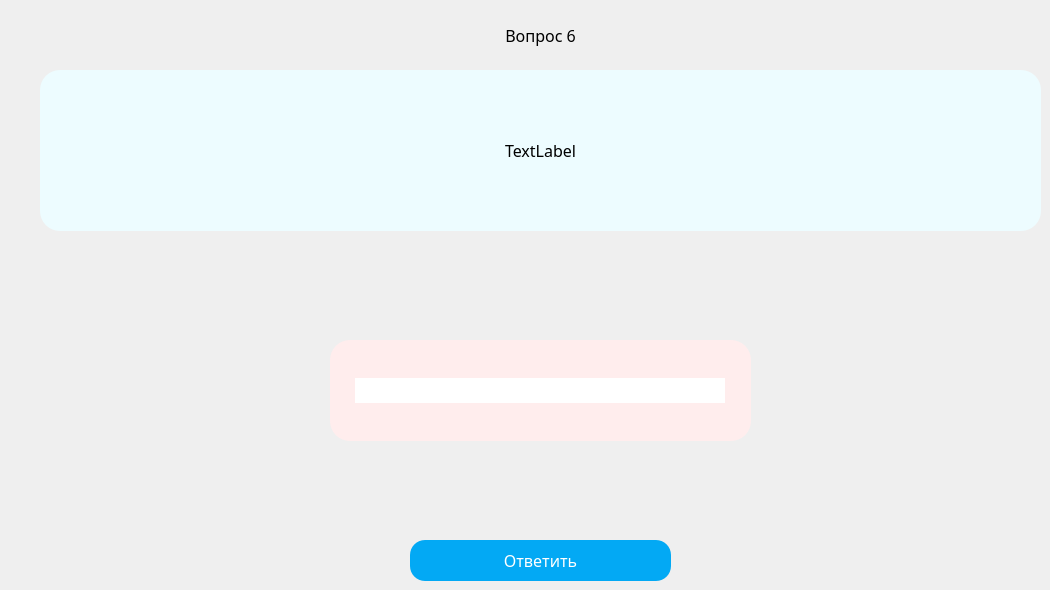
   <widget class="QWidget" name="string_2">
    <widget class="QFrame" name="verticalFrame_4">
     <property name="geometry">
      <rect>
       <x>40</x>
       <y>70</y>
       <width>1001</width>
       <height>161</height>
      </rect>
     </property>
     <property name="styleSheet">
      <string notr="true">background: #edfcff;
border-radius: 20px;
font-size: 12pt;
font-family: Century Gothic, sans-serif;</string>
     </property>
     <layout class="QVBoxLayout" name="verticalLayout_9">
      <item>
       <widget class="QLabel" name="label_32">
        <property name="styleSheet">
         <string notr="true">font-size: 12pt;
font-family: Century Gothic, sans-serif;</string>
        </property>
        <property name="text">
         <string>TextLabel</string>
        </property>
        <property name="alignment">
         <set>Qt::AlignCenter</set>
        </property>
        <property name="wordWrap">
         <bool>true</bool>
        </property>
       </widget>
      </item>
     </layout>
    </widget>
    <widget class="QFrame" name="verticalFrame_5">
     <property name="geometry">
      <rect>
       <x>330</x>
       <y>340</y>
       <width>421</width>
       <height>101</height>
      </rect>
     </property>
     <property name="layoutDirection">
      <enum>Qt::LeftToRight</enum>
     </property>
     <property name="styleSheet">
      <string notr="true">background: #ffeded;
border-radius: 20px;
font-size: 12pt;
font-family: Century Gothic, sans-serif;</string>
     </property>
     <property name="frameShadow">
      <enum>QFrame::Plain</enum>
     </property>
     <layout class="QVBoxLayout" name="verticalLayout_10">
      <item alignment="Qt::AlignHCenter">
       <widget class="QLineEdit" name="lineEdit_6">
        <property name="sizePolicy">
         <sizepolicy hsizetype="Fixed" vsizetype="Fixed">
          <horstretch>0</horstretch>
          <verstretch>0</verstretch>
         </sizepolicy>
        </property>
        <property name="minimumSize">
         <size>
          <width>370</width>
          <height>0</height>
         </size>
        </property>
        <property name="font">
         <font>
          <family>Century Gothic,sans-serif</family>
          <pointsize>12</pointsize>
         </font>
        </property>
        <property name="layoutDirection">
         <enum>Qt::LeftToRight</enum>
        </property>
        <property name="styleSheet">
         <string notr="true">background: white;
</string>
        </property>
        <property name="alignment">
         <set>Qt::AlignCenter</set>
        </property>
       </widget>
      </item>
     </layout>
    </widget>
    <widget class="QLabel" name="label_33">
     <property name="geometry">
      <rect>
       <x>40</x>
       <y>20</y>
       <width>1001</width>
       <height>31</height>
      </rect>
     </property>
     <property name="font">
      <font>
       <family>Century Gothic,sans-serif</family>
       <pointsize>12</pointsize>
      </font>
     </property>
     <property name="styleSheet">
      <string notr="true">font-size: 12pt;
font-family: Century Gothic, sans-serif;</string>
     </property>
     <property name="text">
      <string>Вопрос 6</string>
     </property>
     <property name="alignment">
      <set>Qt::AlignCenter</set>
     </property>
    </widget>
    <widget class="QPushButton" name="pushButton_7">
     <property name="geometry">
      <rect>
       <x>410</x>
       <y>540</y>
       <width>261</width>
       <height>41</height>
      </rect>
     </property>
     <property name="styleSheet">
      <string notr="true">QPushButton
{
	background: #03a9f4;
	color: #fff;
	border-radius: 15px;
	font-size: 12pt;
	font-family: Century Gothic, sans-serif;
}

QPushButton:hover
{
    background-color:#64bee8;
}

QPushButton:pressed
{
    background-color:#03a9f4;
}</string>
     </property>
     <property name="text">
      <string>Ответить</string>
     </property>
    </widget>
   </widget>
